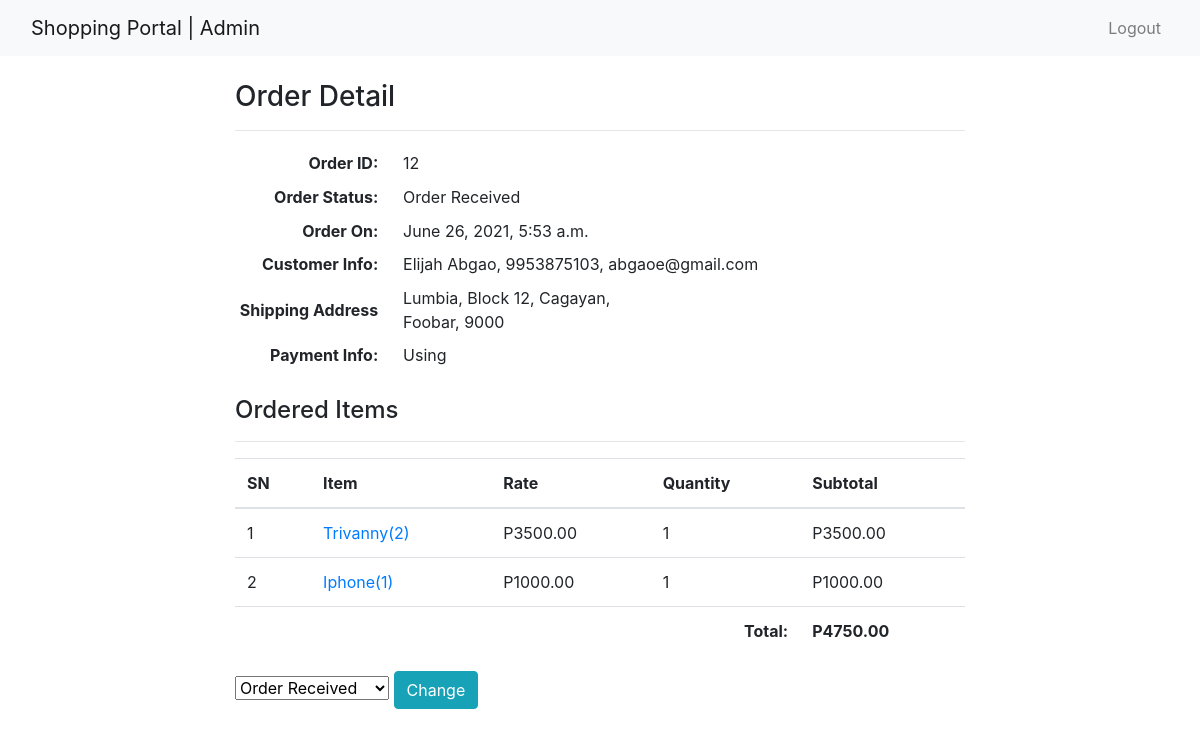
The app's page /admin-order/12/ (signed in), older data.
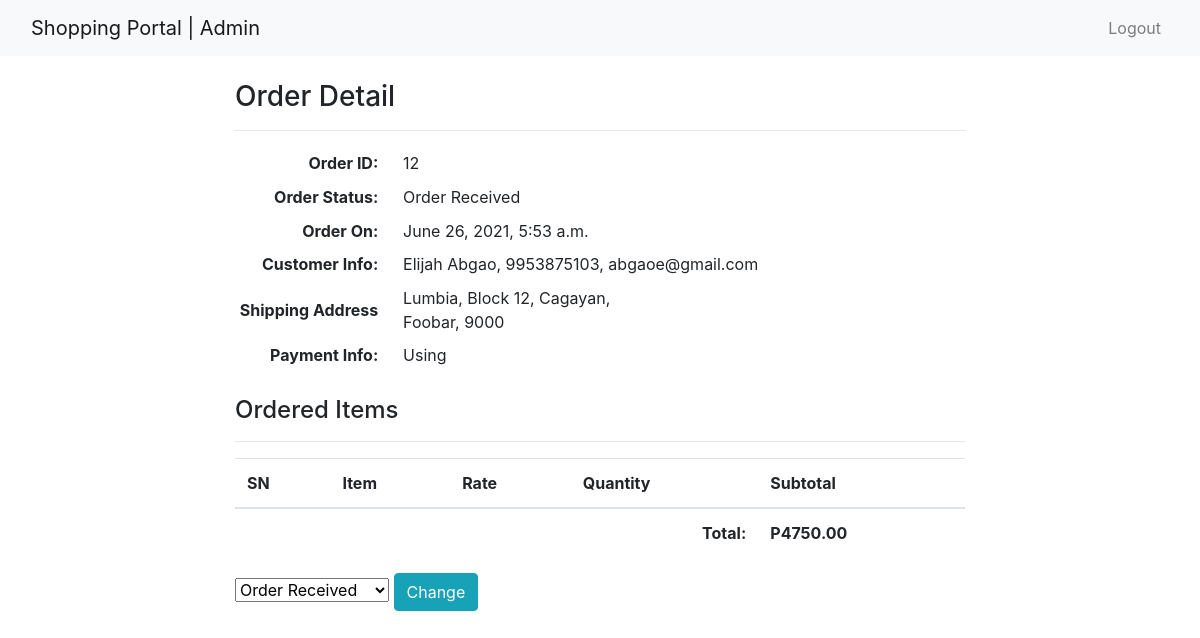
The same page, newer data.
### ecomapp/models.py (models this page shows, shortened)
class CartProduct(models.Model):
    cart = models.ForeignKey(Cart, on_delete=models.CASCADE)
    product = models.ForeignKey(Product, on_delete=models.CASCADE)
    rate = models.PositiveIntegerField()
    quantity = models.PositiveIntegerField()
    subtotal = models.PositiveIntegerField()

class Product(models.Model):
    title = models.CharField(max_length=200)
    slug = models.SlugField(unique=True)
    category = models.CharField(max_length=2, choices=CATEGORY_CHOICES)
    image = models.ImageField(upload_to="products")
    marked_price = models.PositiveIntegerField()
    selling_price = models.PositiveIntegerField()
    description = models.TextField()
    brand = models.CharField(max_length=20, choices=BRAND_CHOICES)
    view_count = models.PositiveIntegerField(default=0)

### ecomapp/views.py (the view)
# urls.py: path("admin-order/<int:pk>/", AdminOrderDetailView.as_view(), name="adminorderdetail"),
class AdminOrderDetailView(AdminRequiredMixin, DetailView):
    template_name = "adminpages/adminorderdetail.html"
    model = Order
    context_object_name = "ord_obj"
    def get_context_data(self, **kwargs):
        context = super().get_context_data(**kwargs)
        context["allstatus"] = ORDER_STATUS
        return context

### ecomapp/models.py (called while the page is built)
    @property
    def get_orig_total(self):
        subtotal = self.total
        num = 250
        total = subtotal + num
        return total

### ecomapp/views.py (called while the page is built)
    def dispatch(self, request, *args, **kwargs):
        if request.user.is_authenticated and Admin.objects.filter(user=request.user).exists():
            pass
        else:
            return redirect("/admin-login/")
        return super().dispatch(request, *args, **kwargs)

### templates/adminpages/adminorderdetail.html (shortened to what this page needs)
{% extends 'adminpages/adminbase.html' %}
{% load humanize %}
{% block content %}
<div class="container my-4">
    <div class="row">
        <div class="col-md-8 mx-auto">
            <h3>Order Detail</h3>
            <hr>
            <div class="table-responsive-sm">
                <table class="table-sm">
                <tbody>
                    <tr>
                        <th scope="row" style="text-align:right;">Order ID:</th>
                        <td style="padding-left: 20px;">{{ord_obj.id}}</td>
                    </tr>
                    <tr>
                        <th scope="row" style="text-align:right;">Order Status:</th>
                        <td style="padding-left: 20px;">{{ord_obj.order_status}}</td>
                    </tr>
                    <tr>
                        <th scope="row" style="text-align:right;">Order On:</th>
                        <td style="padding-left: 20px;">{{ord_obj.created_at}}</td>
                    </tr>
                    <tr>
                        <th scope="row" style="text-align:right;">Customer Info:</th>
                        <td style="padding-left: 20px;">{{ord_obj.fullname}}, {{ord_obj.mobile}}, {{ord_obj.email}}</td>
                    </tr>
                    <tr>
                        <th scope="row" style="text-align:right;">Shipping Address</th>
                        <td style="padding-left: 20px;">{{ord_obj.barangay}}, {{ord_obj.street}}, {{ord_obj.city}}, <br>
                        {{ord_obj.province}}, {{ord_obj.postal}}</td>
                    </tr>
                    <tr>
                        <th scope="row" style="text-align:right;">Payment Info:</th>
                        <td style="padding-left: 20px;">Using {{ord_obj.payment_method}}</td>
                    </tr>
                </tbody>
            </table>
            </div>
           <br>
            <h4>Ordered Items</h4>
            <hr>
            <table class="table">
                <thead>
                    <tr>
                        <th>SN</th>
                        <th>Item</th>
                        <th>Rate</th>
                        <th>Quantity</th>
                        <th>Subtotal</th>
                    </tr>
                </thead>
                <tbody>
                    {% for cp in ord_obj.cart.cartproduct_set.all %}
                    <tr>
                        <td>{{forloop.counter}}</td>
                        <td><a target="_blank"
                                href="{% url 'ecomapp:productdetail' cp.product.slug %}">{{cp.product.title}}({{cp.product.id}})</a>
                        </td>
                        <td>P{{cp.rate}}.00</td>
                        <td>{{cp.quantity}}</td>
                        <td>P{{cp.subtotal}}.00</td>
                    </tr>
                    {% endfor %}
                    <tr>
                        <th colspan="4" class="text-right">Total: </th>
                        <th>P{{ord_obj.cart.get_orig_total}}.00</th>
                    </tr>
                </tbody>
            </table>
            <form action="{% url 'ecomapp:adminorderstatuschange' ord_obj.id %}" method="POST">
                <select name="status">
                    {% for i, j in allstatus %}
                    <option value="{{i}}" {% if i == ord_obj.order_status %}selected{% endif %}>{{j}}</option>
                    {% endfor %}
                </select>
                <button class="btn btn-info">Change</button>
            </form>
        </div>
    </div>
</div>
{% endblock %}

Row changes from the older to the newer data that the page shows:
removed CartProduct: product "Trivanny", product.id "2", rate "3500", quantity "1", subtotal "3500"
removed CartProduct: product "Iphone", product.id "1", rate "1000", quantity "1", subtotal "1000"
